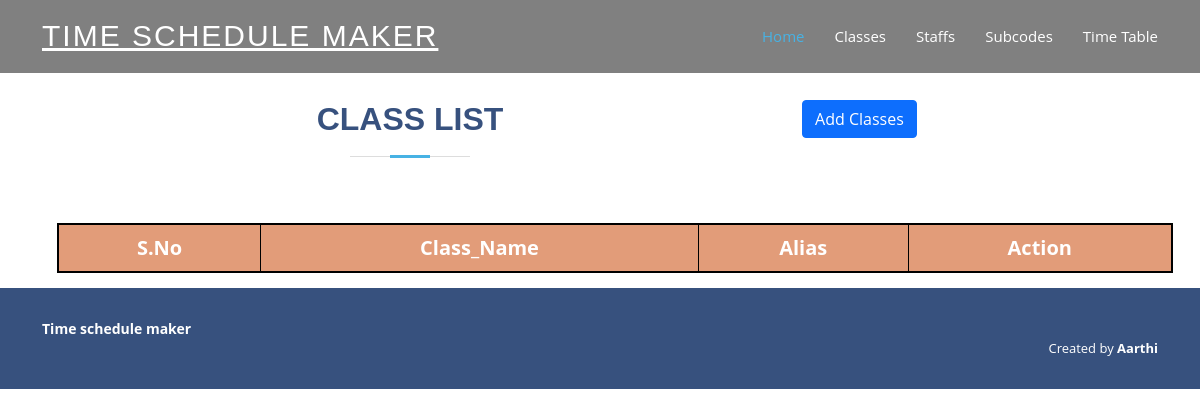
/admin/index.php?info=classes (signed in), run on an earlier commit of the app's database.
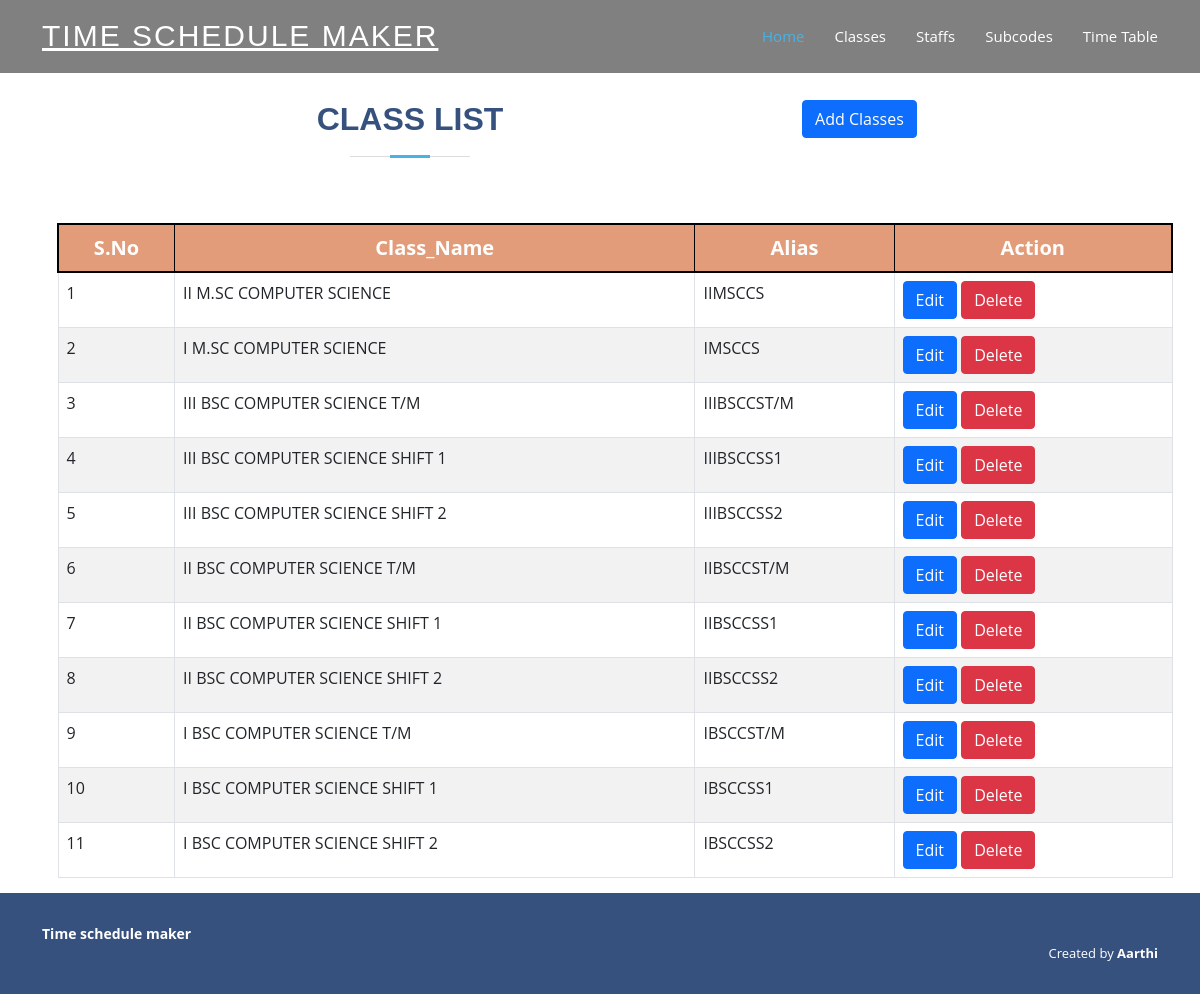
And on a later commit of the database.
### tables this page shows
CREATE TABLE `classes` (
  `id` int(30) NOT NULL,
  `name` varchar(50) NOT NULL,
  `alias` varchar(30) DEFAULT NULL
);

### admin/classes.php (the view, shortened to what this page needs)
<?php
  extract($_POST);
?>
<div class="container" style="margin-top:100px;">
<div class="row">
          <div class="col-md-8">
          <div class="section-title">
          <h2>Class List</h2>
        </div>
          </div>
          <div class="col-md-4">
          <button type="button" class="btn btn-primary" data-bs-toggle="modal" data-bs-target="#staticBackdrop">
              Add Classes
          </button>
          </div>
         </div>
<table class='table table-responsive table-bordered table-striped table-hover' style=margin:15px;>
<tr style="font-size:20px;text-align:center;border:2px solid black;background-color: #EEA47F;color:white;">
    <th>S.No</th>
    <th>Class_Name</th>
    <th>Alias</th>
    <th>Action</th>
  </tr>
  <?php
  $i=1;
	$que=mysqli_query($con,"select * from classes");
	while($row=mysqli_fetch_array($que))
	{
  ?>
  <tr>
    <td><?php echo $i;?></td>
    <td><?php echo $row['name'];?></td>
    <td><?php echo $row['alias'];?></td>
    <td>
    <a href="index.php?info=edit_class&class_id=<?php echo$row['id']?>" class="btn btn-primary">Edit</a>
    <a href="index.php?info=classes&delete_id=<?php echo$row['id']?>" class="btn btn-danger">Delete</a>
</td>
  </tr>
  <?php
  $i++;
  }
  ?>
</table>
</div>

### admin/index.php (shortened to what this page needs)
<?php require('../db.php');
 ?>
<!DOCTYPE html>
<html lang="en">
<head>
  <link href="../bootstrap/css/bootstrap.css" rel="stylesheet">
  <link href="../assets/vendor/bootstrap-icons/bootstrap-icons.css" rel="stylesheet">
  <link href="../assets/css/style.css" rel="stylesheet">
</head>
<body>
   <header id="header" class="fixed-top " style="background:gray;">
    <div class="container d-flex align-items-center">
      <h1 class="logo me-auto" style="text-align:center;"><a href="index.php?info=home"><u>Time schedule maker</u></a></h1>
       <nav id="navbar" class="navbar">
        <ul>
          <li><a class="nav-link scrollto active" href="index.php">Home</a></li>
          <li><a class="nav-link scrollto" href="index.php?info=classes">Classes</a></li>
          <li><a class="nav-link scrollto" href="index.php?info=staffs">Staffs</a></li>
          <li><a class="nav-link scrollto" href="index.php?info=subcodes">Subcodes</a></li>
          <li><a class="nav-link scrollto" href="index.php?info=time_table">Time Table</a></li>
        </ul>
      </nav>
    </div>
  </header>
  <main id="main">
  <?php
    @$info=$_GET['info'];
    if($info!="")
    {
      if($info=="staffs")
	   {
	   	include('staffs.php');
	   }
       else if($info=="subcodes")
	   {
	   	include('subcodes.php');
	   }
       else if($info=="classes")
	   {
	   	include('classes.php');
	   }
      }
    ?>
    </main>
      <footer id="footer">
  <div class="container footer-bottom clearfix">
      <div >
          <strong><span>Time schedule maker</span></strong>
      </div>
      <div class="credits">
        Created by <b>Aarthi</b>
      </div>
    </div>
  </footer>
 </body>
</html>

### assets/css/style.css (style rules this page uses)
body { font-family: "Open Sans", sans-serif; color: #444444; }
a { color: #47b2e4; text-decoration: none; }
h1, h2, h3, h4, h5, h6 { font-family: "Jost", sans-serif; }
#header { transition: all 0.5s; z-index: 997; padding: 15px 0; }
#header .logo { font-size: 30px; margin: 0; padding: 0; line-height: 1; font-weight: 500; letter-spacing: 2px; text-transform: uppercase; }
#header .logo a { color: #fff; }
.navbar { padding: 0; }
.navbar ul { margin: 0; padding: 0; display: flex; list-style: none; align-items: center; }
.navbar li { position: relative; }
.navbar a, .navbar a:focus { display: flex; align-items: center; justify-content: space-between; padding: 10px 0 10px 30px; font-size: 15px; font-weight: 500; color: #fff; white-space: nowrap; transition: 0.3s; }
.navbar a:hover, .navbar .active, .navbar .active:focus, .navbar li:hover>a { color: #47b2e4; }
.section-title { text-align: center; padding-bottom: 30px; }
.section-title h2 { font-size: 32px; font-weight: bold; text-transform: uppercase; margin-bottom: 20px; padding-bottom: 20px; position: relative; color: #37517e; }
.section-title h2::before { content: ""; position: absolute; display: block; width: 120px; height: 1px; background: #ddd; bottom: 1px; left: calc(50% - 60px); }
.section-title h2::after { content: ""; position: absolute; display: block; width: 40px; height: 3px; background: #47b2e4; bottom: 0; left: calc(50% - 20px); }
#footer { font-size: 14px; background: #37517e; }
#footer .footer-bottom { padding-top: 30px; padding-bottom: 30px; color: #fff; }
#footer .credits { float: right; font-size: 13px; }

What changed in the data, as far as the page shows it:
added classes: name "II M.SC COMPUTER SCIENCE", alias "IIMSCCS"
added classes: name "I M.SC COMPUTER SCIENCE", alias "IMSCCS"
added classes: name "III BSC COMPUTER SCIENCE T/M", alias "IIIBSCCST/M"
added classes: name "III BSC COMPUTER SCIENCE SHIFT 1", alias "IIIBSCCSS1"
added classes: name "III BSC COMPUTER SCIENCE SHIFT 2", alias "IIIBSCCSS2"
added classes: name "II BSC COMPUTER SCIENCE T/M", alias "IIBSCCST/M"
added classes: name "II BSC COMPUTER SCIENCE SHIFT 1", alias "IIBSCCSS1"
added classes: name "II BSC COMPUTER SCIENCE SHIFT 2", alias "IIBSCCSS2"
added classes: name "I BSC COMPUTER SCIENCE T/M", alias "IBSCCST/M"
added classes: name "I BSC COMPUTER SCIENCE SHIFT 1", alias "IBSCCSS1"
added classes: name "I BSC COMPUTER SCIENCE SHIFT 2", alias "IBSCCSS2"
